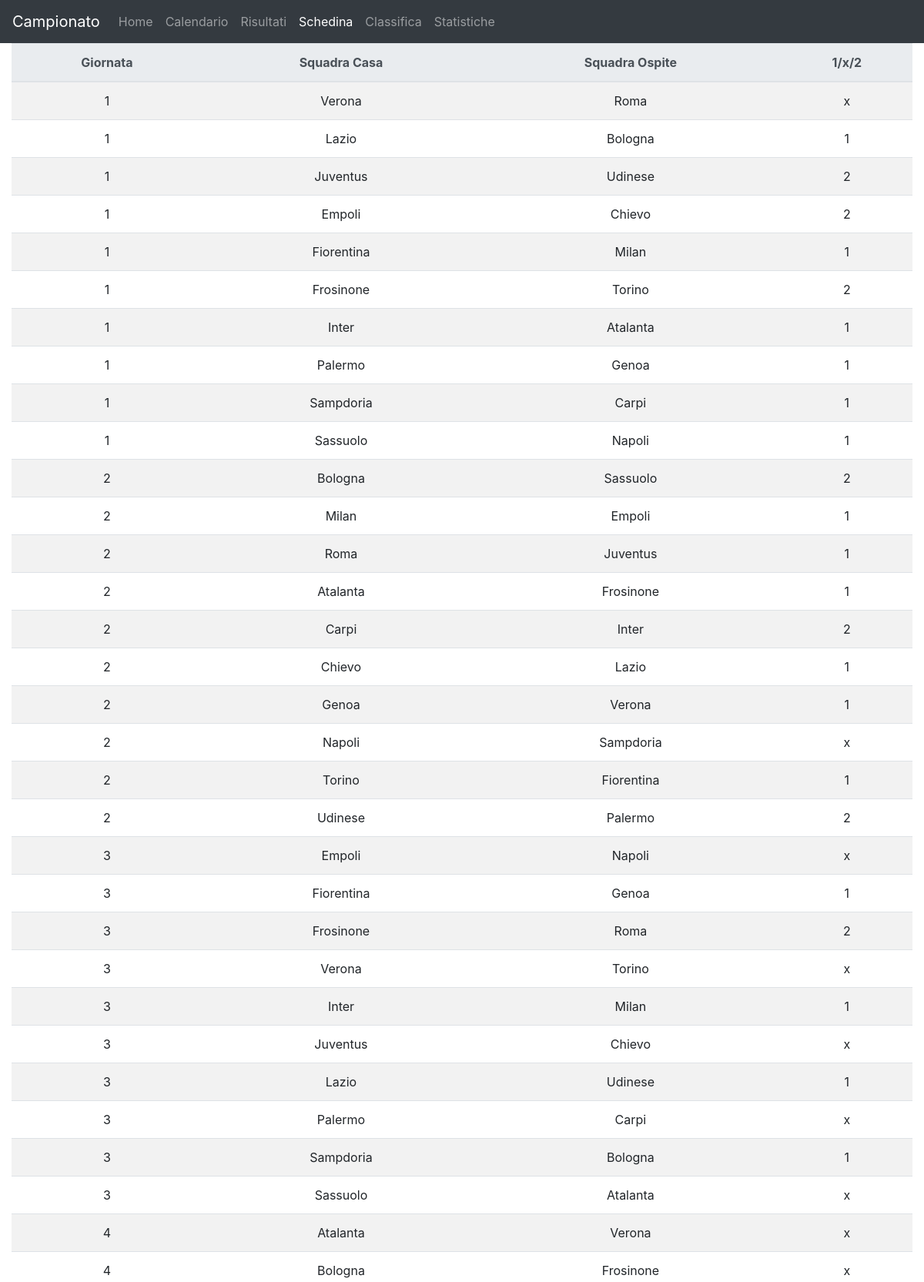
The page /Campionato/Schedina/ (upper part) on the database its author committed.
### Campionato/models.py (models this page shows)
class Schedina(models.Model):
    giornata = models.TextField(blank=True, null=True)
    locali = models.TextField(blank=True, null=True)
    ospiti = models.TextField(blank=True, null=True)
    risultato = models.TextField(blank=True, null=True)
    class Meta:
        managed = False
        db_table = 'Schedina'

### Campionato/views.py (the view)
# urls.py: path('Schedina/', views.schedina_view, name = 'Schedina'),
def schedina_view(request):
	obj = Schedina.objects.all()
	context = {
		'Schedina': obj,
		'schedina_active': "active",
		'title': "Schedina - Campionato"
	}
	return render(request, "schedina_view.html", context)

### Campionato/Templates/schedina_view.html
{% extends 'base.html' %}
{% block content %}
	<table class="table table-striped">
		<thead class="thead-light">
			<tr align="center", bgcolor="pink">
				<th>Giornata</th>
				<th>Squadra Casa</th>
				<th>Squadra Ospite</th>
					<th>1/x/2</th>
			</tr>
		</thead>
		{% if Schedina %}
		<tbody>
			{% for dato in Schedina %}
				<tr align="center">
					<td>{{ dato.giornata }}</td>
					<td>{{ dato.locali}}</td>
					<td>{{ dato.ospiti }}</td>
					<td>{{ dato.risultato}}</td>
				</tr>
			{% endfor %}
		</tbody>
		{% else %}
	    <p>Schedina non è caricabile.</p>
	    {% endif %}
    </table>
{% endblock %}

### rows shown on the page
Schedina: giornata "1", locali "Verona", ospiti "Roma", risultato "x"
Schedina: giornata "1", locali "Lazio", ospiti "Bologna", risultato "1"
Schedina: giornata "1", locali "Juventus", ospiti "Udinese", risultato "2"
Schedina: giornata "1", locali "Empoli", ospiti "Chievo", risultato "2"
Schedina: giornata "1", locali "Fiorentina", ospiti "Milan", risultato "1"
Schedina: giornata "1", locali "Frosinone", ospiti "Torino", risultato "2"
Schedina: giornata "1", locali "Inter", ospiti "Atalanta", risultato "1"
Schedina: giornata "1", locali "Palermo", ospiti "Genoa", risultato "1"
Schedina: giornata "1", locali "Sampdoria", ospiti "Carpi", risultato "1"
Schedina: giornata "1", locali "Sassuolo", ospiti "Napoli", risultato "1"
Schedina: giornata "2", locali "Bologna", ospiti "Sassuolo", risultato "2"
Schedina: giornata "2", locali "Milan", ospiti "Empoli", risultato "1"
Schedina: giornata "2", locali "Roma", ospiti "Juventus", risultato "1"
Schedina: giornata "2", locali "Atalanta", ospiti "Frosinone", risultato "1"
Schedina: giornata "2", locali "Carpi", ospiti "Inter", risultato "2"
Schedina: giornata "2", locali "Chievo", ospiti "Lazio", risultato "1"
Schedina: giornata "2", locali "Genoa", ospiti "Verona", risultato "1"
Schedina: giornata "2", locali "Napoli", ospiti "Sampdoria", risultato "x"
Schedina: giornata "2", locali "Torino", ospiti "Fiorentina", risultato "1"
Schedina: giornata "2", locali "Udinese", ospiti "Palermo", risultato "2"
Schedina: giornata "3", locali "Empoli", ospiti "Napoli", risultato "x"
Schedina: giornata "3", locali "Fiorentina", ospiti "Genoa", risultato "1"
Schedina: giornata "3", locali "Frosinone", ospiti "Roma", risultato "2"
Schedina: giornata "3", locali "Verona", ospiti "Torino", risultato "x"
Schedina: giornata "3", locali "Inter", ospiti "Milan", risultato "1"
Schedina: giornata "3", locali "Juventus", ospiti "Chievo", risultato "x"
Schedina: giornata "3", locali "Lazio", ospiti "Udinese", risultato "1"
Schedina: giornata "3", locali "Palermo", ospiti "Carpi", risultato "x"
Schedina: giornata "3", locali "Sampdoria", ospiti "Bologna", risultato "1"
Schedina: giornata "3", locali "Sassuolo", ospiti "Atalanta", risultato "x"
Schedina: giornata "4", locali "Atalanta", ospiti "Verona", risultato "x"
Schedina: giornata "4", locali "Bologna", ospiti "Frosinone", risultato "x"
